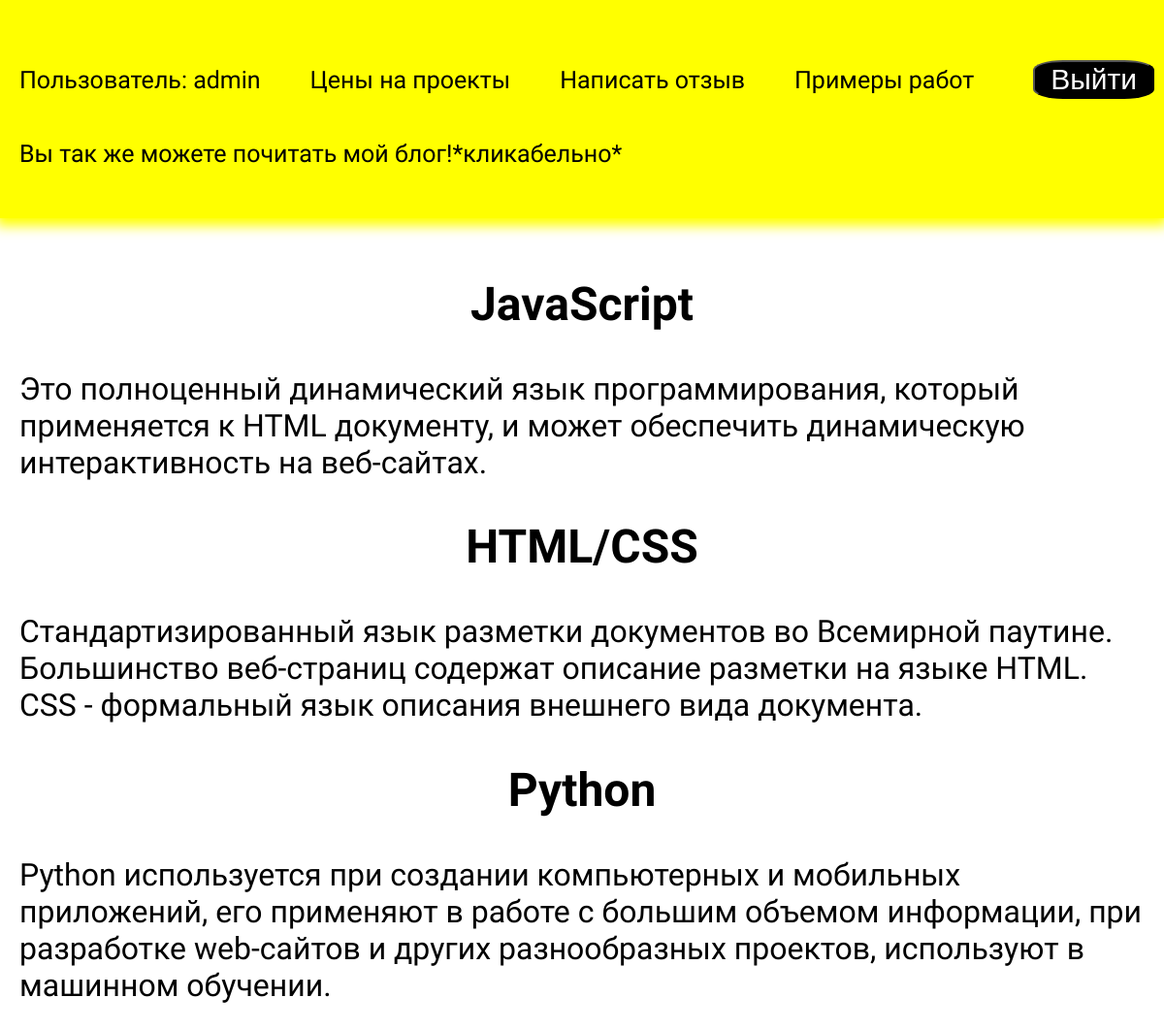
/myblog/ (signed in), run on the app's committed database.
### blog/models.py (models this page shows, shortened)
class Myblog(models.Model):
    title = models.CharField(max_length=100)
    slug = models.SlugField(max_length=100, unique=True, db_index=True)
    content = models.TextField(blank=True)
    class Meta:
        verbose_name = 'Мой Блог'
        verbose_name_plural = 'Мои Блоги'

### blog/views.py (the view)
# urls.py: path('myblog/', BlogHome.as_view(), name='myblog'),
class BlogHome(ListView):
    model = Myblog
    template_name = 'blog/myblog.html'
    context_object_name = 'blogs'

### blog/templates/blog/myblog.html
{% extends 'blog/base.html' %}
{% block content %}
<ul>
    {% for b in blogs %}
    <li>
        <h2>{{ b.title }}</h2>
        <p>{{ b.content }}</p>
    </li>
    {% endfor %}
</ul>
{% endblock %}

### blog/templates/blog/base.html (shortened to what this page needs)
<!DOCTYPE html>
{% load static %}
<html lang="en">
<head>
    <link rel="stylesheet" href="{% static 'css/style.css' %}">
</head>
<body>
{% if user.is_authenticated %}
    <div class="menu">
        <div class="wrap">
            <ul>
                <li class="users">Пользователь: {{ user.username }}</li>
                <li><a href="{% url 'price' %}">Цены на проекты</a></li>
                <li><a href="{% url 'feedback' %}">Написать отзыв</a></li>
                <li><a href="{% url 'index' %}">Примеры работ</a></li>
                <li>
                    <form action="{% url 'logoutuser' %}" method="post">
                        <button class="btn" id="btn">Выйти</button>
                    </form>
            </ul>
            <ul class="blog1">
                <li><a href="{% url 'myblog' %}">Вы так же можете почитать мой блог!*кликабельно*</a></li>
            </ul>
        </div>
    </div>
{% endif %}
    <div class="content">
        <div class="wrap">
            {% block content %}
            {% endblock %}
        </div>
    </div>
</body>
</html>

### blog/static/css/style.css (style rules this page uses)
body { font-family: 'Edu NSW ACT Foundation', cursive; background-image: url('https://oir.mobi/uploads/posts/2021-03/1616972769_5-p-fon-dlya-prezentatsii-informatika-5.jpg'); background-size: cover; padding: 0; margin: 0; font-size: xx-large; }
.wrap { max-width: 1200px; margin: 0 auto; padding: 20px; box-sizing: border-box; }
.menu { background: yellow; box-shadow: 0 4px 12px 4px yellow; }
ul { list-style: none; padding: 0; }
.menu ul { display: flex; justify-content: space-between; align-items: center; }
.menu li { font-size: 25px; }
.menu a { color: black }
a { text-decoration: none; }
h1, h2 { text-align: center; }
.btn { background: black; font-size: 30px; color: white; margin: 10px; cursor: pointer; width: 100%; text-align: center; }
#btn { border-radius: 25%; }

### data on the page
Myblog: title "JavaScript", content "Это полноценный динамический язык программирования, который применяется к HTML документу, и может обеспечить динамическую интерактивность на веб-сайтах."
Myblog: title "HTML/CSS", content "Стандартизированный язык разметки документов во Всемирной паутине. Большинство веб-страниц содержат описание разметки на языке HTML. CSS - формальный язык описания внешнего вида документа."
Myblog: title "Python", content "Python используется при создании компьютерных и мобильных приложений, его применяют в работе с большим объемом информации, при разработке web-сайтов и других разнообразных проектов, используют в машинном обучении."

### other printed values
{{ user.username }} "admin"
